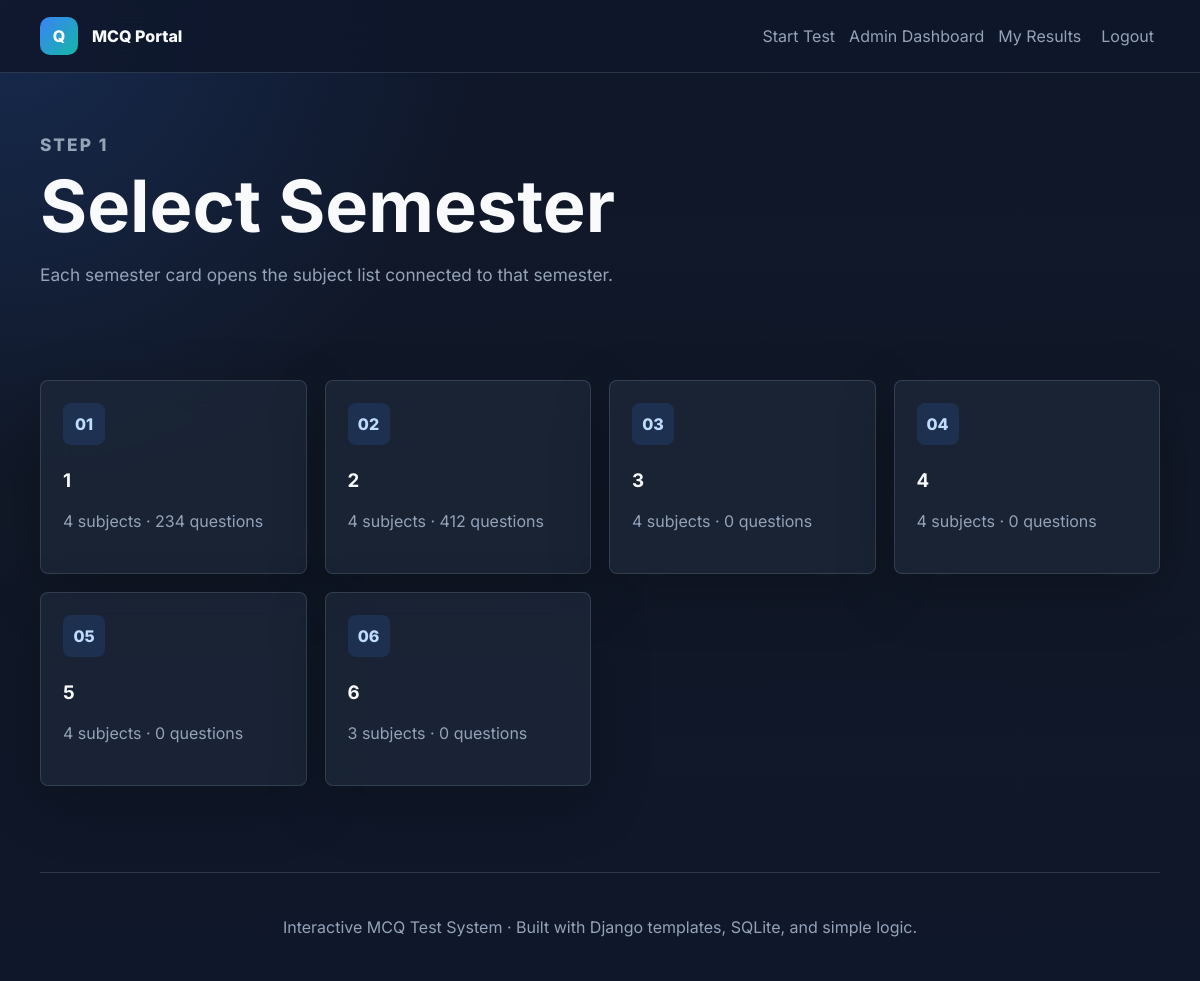
Page /semesters/ (signed in) on the committed database.
### exams/models.py (models this page shows, shortened)
class Semester(models.Model):
    semester_name = models.CharField(max_length=100, unique=True)
    class Meta:
        ordering = ("semester_name",)
        verbose_name = "Semester"
        verbose_name_plural = "Semesters"

### exams/views.py (the view)
# urls.py: path("semesters/", views.select_semester, name="select_semester"),
def select_semester(request):
    all_semesters = Semester.objects.annotate(
        subject_count=Count("subjects", distinct=True),
        question_count=Count("questions", distinct=True),
    )
    return render(request, "exams/select_semester.html", {"semesters": all_semesters})

### templates/exams/select_semester.html (shortened to what this page needs)
{% extends "base.html" %}
{% block content %}
<section class="page-hero compact">
    <p class="eyebrow">Step 1</p>
    <h1>Select Semester</h1>
    <p>Each semester card opens the subject list connected to that semester.</p>
</section>
<section class="page-section">
    <div class="card-grid">
        {% for semester in semesters %}
            <a class="info-card" href="{% url 'select_subject' semester.id %}">
                <span class="card-number">{{ forloop.counter|stringformat:"02d" }}</span>
                <h3>{{ semester.semester_name }}</h3>
                <p>{{ semester.subject_count }} subjects · {{ semester.question_count }} questions</p>
            </a>
        {% empty %}
            <div class="empty-state">No semesters are available. Please add them from Django admin.</div>
        {% endfor %}
    </div>
</section>
{% endblock %}

### static/css/style.css (style rules this page uses)
:root { --bg: #0f172a; --card: #1e293b; --card-soft: rgba(30, 41, 59, 0.72); --accent: #3b82f6; --accent-2: #14b8a6; --text: #f8fafc; --muted: #94a3b8; --line: rgba(148, 163, 184, 0.22); --success: #22c55e; --danger: #ef4444; --warning: #f59e0b; }
* { box-sizing: border-box; }
html { scroll-behavior: smooth; }
body { margin: 0; min-height: 100vh; background: radial-gradient(circle at top left, rgba(59, 130, 246, 0.18), transparent 30rem), linear-gradient(180deg, #0f172a 0%, #111827 52%, #0f172a 100%); color: var(--text); font-family: Inter, Arial, sans-serif; letter-spacing: 0; }
a { color: inherit; text-decoration: none; }
.hero-content h1, .page-hero h1, .result-hero h1 { margin: 10px 0 16px; font-size: clamp(2.4rem, 6vw, 5rem); line-height: 1; }
.hero-text, .page-hero p, .result-hero p { max-width: 680px; color: var(--muted); font-size: 1.08rem; line-height: 1.8; }
.eyebrow, .panel-label { margin: 0; color: #93c5fd; font-size: 0.78rem; font-weight: 800; letter-spacing: 0.12em; text-transform: uppercase; }
.glass-card, .info-card, .question-card, .answer-card, .stat-card, .table-card, .auth-card { border: 1px solid var(--line); border-radius: 8px; background: var(--card-soft); box-shadow: 0 18px 60px rgba(0, 0, 0, 0.24); backdrop-filter: blur(16px); }
.page-section { padding: 52px 0; }
.page-hero.compact, .result-hero { padding: 56px 0 20px; }
.card-grid, .stats-grid { display: grid; grid-template-columns: repeat(auto-fit, minmax(230px, 1fr)); gap: 18px; }
.info-card { min-height: 180px; padding: 22px; transition: transform 0.2s ease, border-color 0.2s ease; }
.card-number { display: inline-grid; place-items: center; width: 42px; height: 42px; border-radius: 8px; background: rgba(59, 130, 246, 0.14); color: #bfdbfe; font-weight: 800; }
.info-card h3, .answer-card h3 { margin: 24px 0 10px; }
.info-card p, .answer-card p, .submit-panel p, .empty-state { color: var(--muted); line-height: 1.7; }

### rows in the picture
Semester: semester_name "1", subject_count "4", question_count "234"
Semester: semester_name "2", subject_count "4", question_count "412"
Semester: semester_name "3", subject_count "4", question_count "0"
Semester: semester_name "4", subject_count "4", question_count "0"
Semester: semester_name "5", subject_count "4", question_count "0"
Semester: semester_name "6", subject_count "3", question_count "0"
